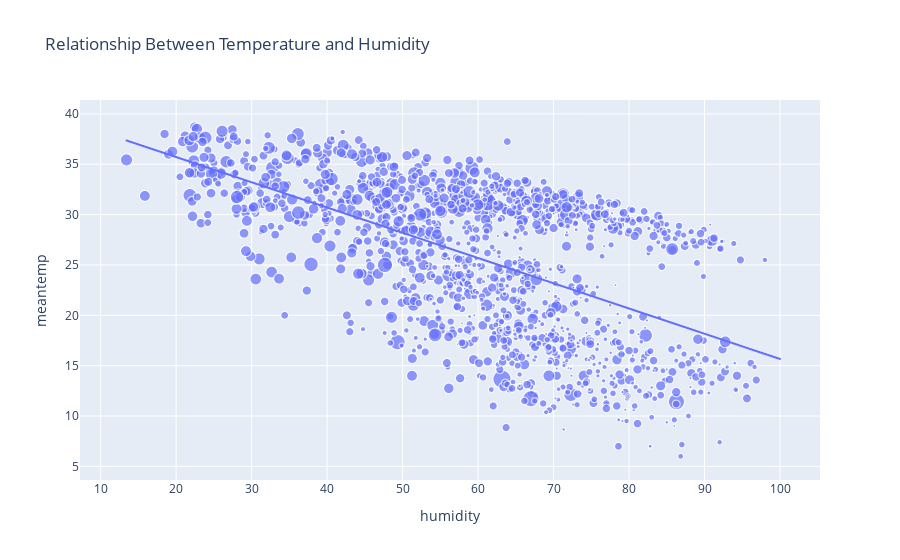

The notebook cell saved with this chart:
### Code cell
figure = px.scatter(data_frame = data, x="humidity",
                    y="meantemp", size="wind_speed", 
                    trendline="ols", 
                    title = "Relationship Between Temperature and Humidity")
figure.show()

### Figure 1 — Plotly figure (JSON) as saved in the notebook; plotly's stock layout.template omitted (floating-point values rounded to 4 significant figures; data arrays with more than 128 entries replaced by an {"elided": "..."} marker saying what was removed)
{"data": [{"hovertemplate": "humidity=%{x}<br>meantemp=%{y}<br>wind_speed=%{marker.size}<extra></extra>", "legendgroup": "", "marker": {"color": "#636efa", "size": {"elided": "1462 float values"}, "sizemode": "area", "sizeref": 0.1055, "symbol": "circle"}, "mode": "markers", "name": "", "showlegend": false, "type": "scattergl", "x": {"elided": "1462 float values"}, "xaxis": "x", "y": {"elided": "1462 float values"}, "yaxis": "y"}, {"hovertemplate": "<b>OLS trendline</b><br>meantemp = -0.250617 * humidity + 40.7259<br>R<sup>2</sup>=0.327128<br><br>humidity=%{x}<br>meantemp=%{y} <b>(trend)</b><extra></extra>", "legendgroup": "", "marker": {"color": "#636efa", "symbol": "circle"}, "mode": "lines", "name": "", "showlegend": false, "type": "scattergl", "x": {"elided": "1462 float values"}, "xaxis": "x", "y": {"elided": "1462 float values"}, "yaxis": "y"}], "layout": {"legend": {"itemsizing": "constant", "tracegroupgap": 0}, "title": {"text": "Relationship Between Temperature and Humidity"}, "xaxis": {"anchor": "y", "domain": [0, 1], "title": {"text": "humidity"}}, "yaxis": {"anchor": "x", "domain": [0, 1], "title": {"text": "meantemp"}}}}
